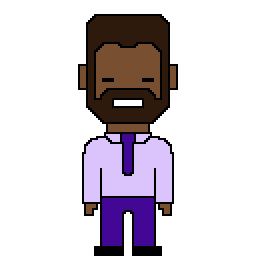
#> input picture assets/new_male/tongo_character-male_idle-front-01-blink.png, 128 x 128 px, found by its file name (shown 2 times larger); its folder holds 4 pictures in this run
$ python packer.py
#> lines starting #> are read from the running program, lines starting #| are printed output that depends on the picture
from PIL import Image
import os

def create_spritesheet(image_folder, output_file, tile_width=32, tile_height=32, columns=4):
    # List all image files in the folder
#> called with image_folder = 'assets\\new_male', output_file = 'assets\\male.png', tile_width = 128, tile_height = 128, columns = 3
    image_files = [f for f in os.listdir(image_folder) if f.endswith(('.png', '.jpg'))]

    # List to store all the 32x32 tiles
    tiles = []

    # Loop through all image files
    for image_file in image_files:
        img = Image.open(os.path.join(image_folder, image_file))
#> img is the input picture: PIL image 128x128 RGBA; mean R, G, B, A 27.7, 20.5, 27.1, 73.6
        img_width, img_height = img.size
#> img_width = 128; img_height = 128

        # Split large images into 32x32 chunks
        for y in range(0, img_height, tile_height):
            for x in range(0, img_width, tile_width):
                tile = img.crop((x, y, min(x + tile_width, img_width), min(y + tile_height, img_height)))
                tiles.append(tile)
#> after the loop, tiles = 1 item

    # Calculate the number of rows needed based on the number of columns
    rows = (len(tiles) + columns - 1) // columns

    # Create a new image with the total size for the spritesheet
    spritesheet = Image.new('RGBA', (tile_width * columns, tile_height * rows))
#> spritesheet: PIL image 384x256 RGBA; every value is 0

    # Loop through all tiles and paste them into the spritesheet
    for index, tile in enumerate(tiles):
        x = (index % columns) * tile_width
        y = (index // columns) * tile_height
        spritesheet.paste(tile, (x, y))
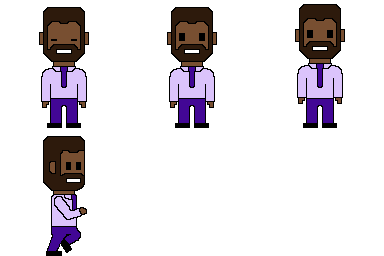
#> spritesheet: PIL image 384x256 RGBA; mean R, G, B, A 16.8, 12.3, 16.4, 47.2; transparent parts drawn white

    # Save the spritesheet
    spritesheet.save(output_file)

# Example usage
image_folder = "assets\\new_male"  # Folder containing individual images
output_file = "assets\\male.png"  # Name of the output spritesheet
columns = 3  # Number of columns
create_spritesheet(image_folder, output_file, columns=columns, tile_width=128, tile_height=128)
